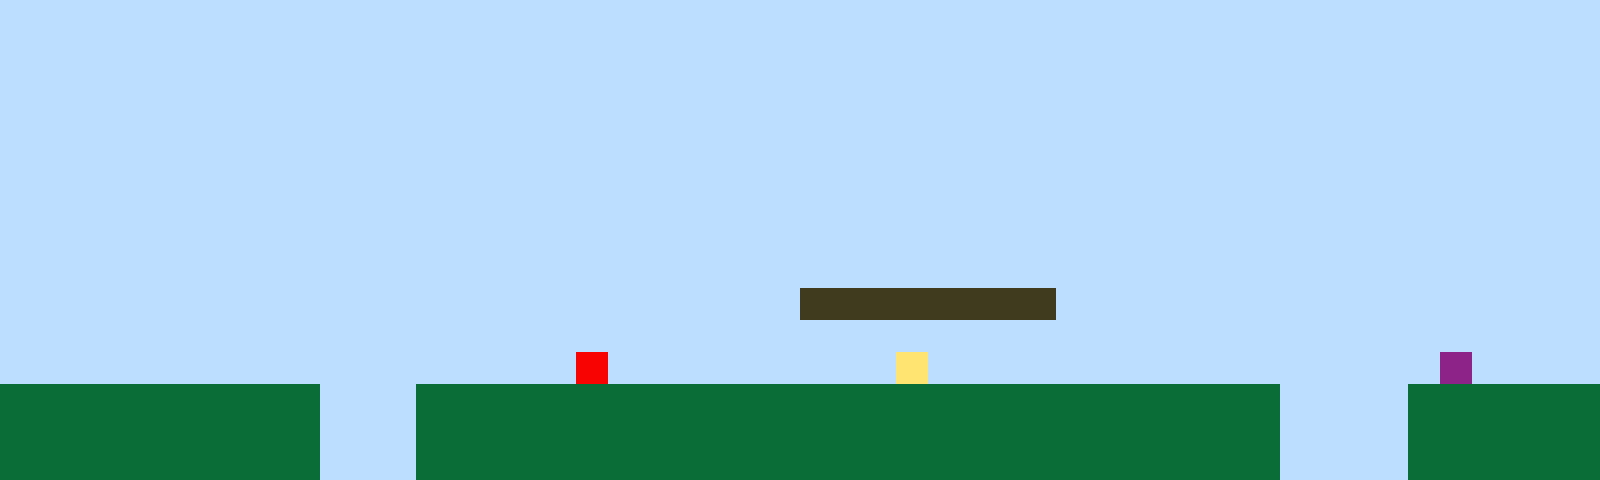

Rendered tile map (Tiled .tmx) drawn with the repository's tilesets; below, a short description and the full map source, tile grids included:
An orthogonal 50x15 tile map with 32x32 px tiles, 1 tile layer (Tile Layer 1).

<map version="1.10" tiledversion="1.11.2" orientation="orthogonal" renderorder="right-up" width="50" height="15" tilewidth="32" tileheight="32" infinite="0" nextlayerid="2" nextobjectid="1"><editorsettings><export target="map1.csv" format="csv" /></editorsettings><tileset firstgid="1" name="sprites" tilewidth="32" tileheight="32" tilecount="6" columns="3"><image source="sprites.png" width="96" height="64" /></tileset><layer id="1" name="Tile Layer 1" width="50" height="15"><data encoding="csv">1,1,1,1,1,1,1,1,1,1,1,1,1,1,1,1,1,1,1,1,1,1,1,1,1,1,1,1,1,1,1,1,1,1,1,1,1,1,1,1,1,1,1,1,1,1,1,1,1,1,1,1,1,1,1,1,1,1,1,1,1,1,1,1,1,1,1,1,1,1,1,1,1,1,1,1,1,1,1,1,1,1,1,1,1,1,1,1,1,1,1,1,1,1,1,1,1,1,1,1,1,1,1,1,1,1,1,1,1,1,1,1,1,1,1,1,1,1,1,1,1,1,1,1,1,1,1,1,1,1,1,1,1,1,1,1,1,1,1,1,1,1,1,1,1,1,1,1,1,1,1,1,1,1,1,1,1,1,1,1,1,1,1,1,1,1,1,1,1,1,1,1,1,1,1,1,1,1,1,1,1,1,1,1,1,1,1,1,1,1,1,1,1,1,1,1,1,1,1,1,1,1,1,1,1,1,1,1,1,1,1,1,1,1,1,1,1,1,1,1,1,1,1,1,1,1,1,1,1,1,1,1,1,1,1,1,1,1,1,1,1,1,1,1,1,1,1,1,1,1,1,1,1,1,1,1,1,1,1,1,1,1,1,1,1,1,1,1,1,1,1,1,1,1,1,1,1,1,1,1,1,1,1,1,1,1,1,1,1,1,1,1,1,1,1,1,1,1,1,1,1,1,1,1,1,1,1,1,1,1,1,1,1,1,1,1,1,1,1,1,1,1,1,1,1,1,1,1,1,1,1,1,1,1,1,1,1,1,1,1,1,1,1,1,1,1,1,1,1,1,1,1,1,1,1,1,1,1,1,1,1,1,1,1,1,1,1,1,1,1,1,1,1,1,1,1,1,1,1,1,1,1,1,1,1,1,1,1,1,1,1,1,1,1,1,1,1,1,1,1,1,1,1,1,1,1,1,1,1,1,1,1,1,1,1,1,1,1,1,1,1,1,1,1,1,1,1,1,1,1,1,1,1,1,1,1,1,1,1,1,1,1,1,1,1,1,1,1,1,1,1,1,1,1,1,1,1,1,1,1,1,1,1,1,1,1,1,1,1,1,1,1,1,1,1,3,3,3,3,3,3,3,3,1,1,1,1,1,1,1,1,1,1,1,1,1,1,1,1,1,1,1,1,1,1,1,1,1,1,1,1,1,1,1,1,1,1,1,1,1,1,1,1,1,1,1,1,1,1,1,1,1,1,1,1,1,1,1,1,1,1,1,1,1,1,1,1,1,1,1,1,1,1,1,1,1,1,1,1,1,1,1,1,1,1,1,1,1,5,1,1,1,1,1,1,1,1,1,4,1,1,1,1,1,1,1,1,1,1,1,1,1,1,1,1,6,1,1,1,1,2,2,2,2,2,2,2,2,2,2,1,1,1,2,2,2,2,2,2,2,2,2,2,2,2,2,2,2,2,2,2,2,2,2,2,2,2,2,2,2,1,1,1,1,2,2,2,2,2,2,2,2,2,2,2,2,2,2,2,2,1,1,1,2,2,2,2,2,2,2,2,2,2,2,2,2,2,2,2,2,2,2,2,2,2,2,2,2,2,2,1,1,1,1,2,2,2,2,2,2,2,2,2,2,2,2,2,2,2,2,1,1,1,2,2,2,2,2,2,2,2,2,2,2,2,2,2,2,2,2,2,2,2,2,2,2,2,2,2,2,1,1,1,1,2,2,2,2,2,2</data></layer></map>
